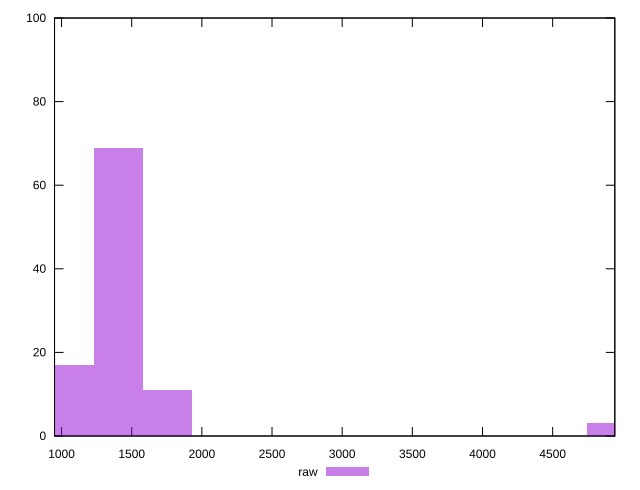

Write gnuplot code to recreate this figure.
reset

$raw <<EOF
1405.7785332983883 69
1054.3338999737912 17
1757.2231666229854 11
4920.224866544359 3
EOF

set key outside below
set boxwidth 351.4446333245971
set xrange [950:4943]
set yrange [0:100]
set trange [0:100]
set style fill transparent solid 0.5 noborder
set terminal svg size 640, 490 enhanced background rgb 'white'
set output "reprap/render-blocking-resources/samples/pages+cached+noexternal+nomedia+nocss+nojs/raw/histogram.svg"

plot $raw title "raw" with boxes

reset
